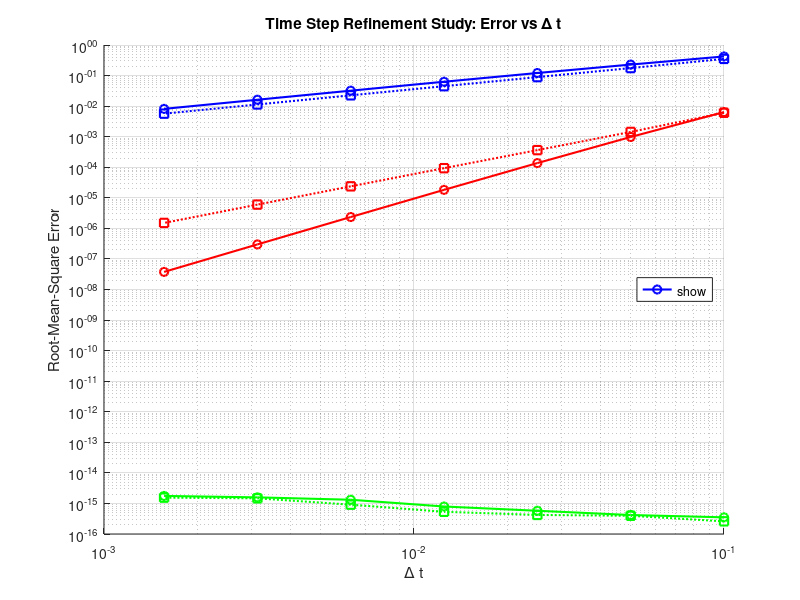

Source code (MATLAB):
%% Input data
N   = 20;       % number of cells
Amp = 0;        % amplitude of the initial solution variation
A_m = 0.1;      % amplitude of the mesh motion
u_a = 0;        % advection velocity
tend = 2;       % total simulation time

% Time step refinement parameters
k_vals = 0:6;
dt_array = 0.1 * 2.^(-k_vals);
colors = {'b', 'r', 'g'}; % b=Method 1, r=Method 2, g=Method 3

% Prepare the log-log plot figure
figure(3);
clf;
hold on;
title('Time Step Refinement Study: Error vs \Delta t');
xlabel('\Delta t');
ylabel('Root-Mean-Square Error');
set(gca, 'XScale', 'log', 'YScale', 'log'); % Ensure log-log axes
grid on;

%% Outer loop for the 3 methods
for method = 1:3
    
    % Arrays to store the computed errors for this method
    err1_array = zeros(1, length(k_vals));
    err2_array = zeros(1, length(k_vals));
    
    %% Inner loop for different time steps
    for k_idx = 1:length(k_vals)
        dt = dt_array(k_idx);
        M = round(tend / dt); % Total number of time steps

        % Initialisation
        dx   = zeros(1,N);    % cell volumes
        xi   = zeros(1,N+1);  % face centers
        x    = zeros(1,N);    % cell centers

        xi  = (0:N)/N;              % face centers
        xi0 = (0:N)/N;              % face centers at t=0
        x   = (1:N)/N - 0.5/N;      % cell centers
        dx  = xi(2:N+1) - xi(1:N);  % cell volumes

        % determine the initial condition at the cell center locations x
        rho0 = 1 + Amp*sin(x*2*pi); % initial solution
        rho  = rho0;                % set solution to initial solution

        L = zeros(N);   % Discretization matrix
        
        sum_sq_err = 0; % Variable to accumulate error for epsilon_2

        %% Simulation loop
        for t=dt:dt:tend
            dx_tn  = dx;  % store cell volume at tn
            xi_tn  = xi;  % store face center at tn
            rho_tn = rho; % store solution at tn
            
            xi     = xi0 + A_m * sin(2*pi*t) * sin(2*pi*xi0);   % face centers at tn+1
            dx     = xi(2:N+1)-xi(1:N);                         % cell volumes at tn+1
            x      = xi(1:N) + dx/2;                            % cell centers at tn+1
            
            dxidt_exnp1   = 2*pi*A_m*cos(2*pi*(t))*sin(2*pi*xi0);         % exact face velocity at tn+1
            dxidt_exnp1_2 = 2*pi*A_m*cos(2*pi*(t-dt/2))*sin(2*pi*xi0);    % exact face velocity at tn+1/2
            dxidt_dgcl    = (xi - xi_tn) / dt;                            % face velocity satisfying D-GCL

            if (method == 1)
                dxidt = dxidt_exnp1;
            elseif (method ==2)
                dxidt = dxidt_exnp1_2;
            else
                dxidt = dxidt_dgcl;
            end

            % define the relative face velocity
            dxidt_r = u_a - dxidt;
              
            % Internal cells
            for i=2:N-1
                L(i,i-1:i+1) = [0 dx(i) 0] + dt * 0.5*[-dxidt_r(i) dxidt_r(i+1)-dxidt_r(i) dxidt_r(i+1)];
            end
            % Boundary cells, use periodicity
            L(1,1:2)   = [dx(1) 0] + dt * 0.5*[dxidt_r(2)-dxidt_r(1) dxidt_r(2)];
            L(1,N)     =           - dt * 0.5*dxidt_r(1);
            L(N,N-1:N) = [0 dx(N)] + dt * 0.5*[-dxidt_r(N) dxidt_r(1)-dxidt_r(N)];
            L(N,1)     =           + dt * 0.5*dxidt_r(1);

            % solve system
            rho = (L\(dx_tn.*rho_tn)')';
            
            % Accumulate error for epsilon_2 (Exact solution is exactly 1)
            sum_sq_err = sum_sq_err + sum((rho - rho0).^2);
        end

        % Compute final errors for this dt
        err1_array(k_idx) = sqrt( sum((rho - rho0).^2) / N );
        err2_array(k_idx) = sqrt( sum_sq_err / (N * M) );
    end

    %% Plot the errors for this method
    c = colors{method};
    
    % Epsilon 1: Solid line with circle markers
    plot(dt_array, err1_array, [c '-o'], 'DisplayName', ['Method ' num2str(method) ' (\epsilon_1)'], 'LineWidth', 1.5);
    
    % Epsilon 2: Dotted line with square markers
    plot(dt_array, err2_array, [c ':s'], 'DisplayName', ['Method ' num2str(method) ' (\epsilon_2)'], 'LineWidth', 1.5);
    
end

% Finalize plot
legend('show', 'Location', 'east');
hold off;
